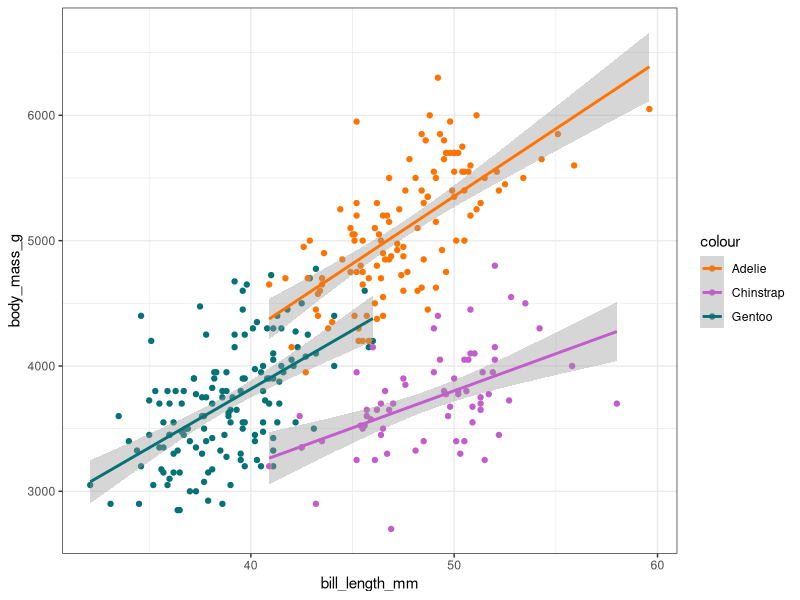

Source code (R):
## ---- chunk 1
library(palmerpenguins)
library(dplyr)
library(ggplot2)
library(tidyr)
## ---- chunk 2
df <- palmerpenguins::penguins%>% drop_na()
df %>%
  group_by(species, sex) %>%
  summarise(
    across(
      where(is.numeric), 
      \(x) mean(x, na.rm = TRUE)
      )
    ) %>%
  knitr::kable()
## ---- chunk 3
df = df %>%
  mutate(colour = case_when(
    (species == "Adelie") ~ "#ff7400",
    (species == "Chinstrap") ~ "#c35ccc",
    (species == "Gentoo") ~ "#057275",
    TRUE ~ "",
  ))

df %>%
  ggplot(aes(x = bill_length_mm, y = body_mass_g, colour=colour)) +
  geom_point() + 
  geom_smooth(method = "lm") +
  scale_color_manual(
    values = levels(factor(df$colour, levels=c("#ff7400", "#c35ccc", "#057275"))), 
    labels = c("Adelie","Chinstrap","Gentoo")) +
  theme_bw()
